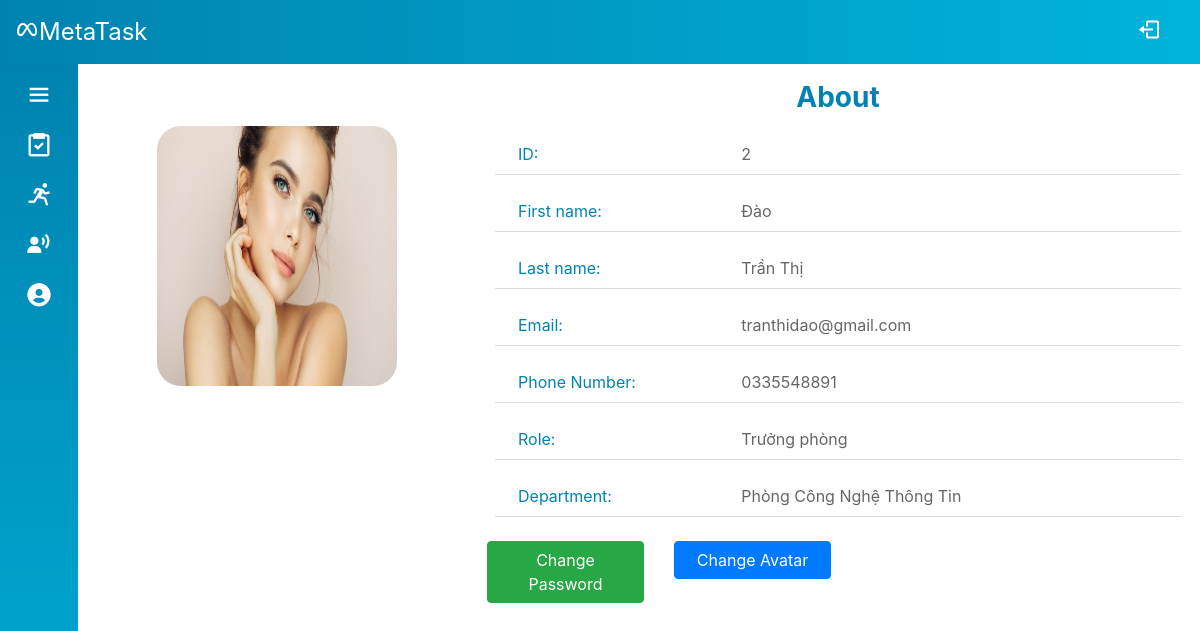
The app's page /Source/mvc/index.php?controller=user&action=viewProfile (signed in) with its own data.
### tables this page shows
CREATE TABLE `account_info` (
  `id` int(6) UNSIGNED NOT NULL,
  `firstname` varchar(30) NOT NULL,
  `lastname` varchar(30) NOT NULL,
  `email` varchar(50) DEFAULT NULL,
  `phone` varchar(30) DEFAULT NULL,
  `avatar` varchar(200) DEFAULT NULL,
  `department` int(6) UNSIGNED NOT NULL
);

CREATE TABLE `account` (
  `id` int(6) UNSIGNED NOT NULL,
  `username` varchar(30) NOT NULL,
  `password` varchar(100) NOT NULL,
  `role` int(6) UNSIGNED DEFAULT 1,
  `activated` tinyint(4) DEFAULT 0,
  `token` varchar(50) DEFAULT NULL
);

CREATE TABLE `role` (
  `id` int(6) UNSIGNED NOT NULL,
  `description` varchar(30) NOT NULL
);

CREATE TABLE `department` (
  `id` int(6) UNSIGNED NOT NULL,
  `name` varchar(30) NOT NULL
);

### Source/mvc/controllers/base_controller.php (called while the page is built, shortened)
<?php
    class BaseController {
        protected $name;
        public function render($view, $data = array()) {
            extract($data);
            require_once('views/' .$this->name . '/' . $view . '.php');
            require_once('views/layout/template.php');
        }
    }
?>

### Source/mvc/controllers/user_controller.php (called while the page is built, shortened)
<?php
require_once('models/User.php');
require_once('base_controller.php');
class UserController extends BaseController
{
    public function viewProfile()
    {
        $user = User::get($_SESSION['id']);
        $this->render('viewProfile', array('user' => $user));
    }
}

### Source/mvc/route.php (called while the page is built, shortened)
<?php
$obj = new $className();
$obj->$action();

### Source/mvc/index.php (called while the page is built, shortened)
<?php
require_once('route.php');

### Source/mvc/models/User.php (called while the page is built, shortened)
<?php
class User
{
    public function __construct(
        $id,
        $firstname,
        $lastname,
        $email,
        $phone,
        $avatar,
        $department
    ) {
        $this->id = $id;
        $this->firstname = $firstname;
        $this->lastname = $lastname;
        $this->email = $email;
        $this->phone = $phone;
        $this->avatar = $avatar;
    }
    public static function get($id)
    {
        $sql = "select * from account_info where id = :id";
        $conn = DB::getConnection();
        $stm = $conn->prepare($sql);
        $stm->execute(array('id' => $id));
        if ($item = $stm->fetch()) {
            return new User($item['id'], $item['firstname'], $item['lastname'], $item['email'], $item['phone'], $item['avatar'], $item['department']);
        }
        return null;
    }
    public static function getDepartmentName($id)
    {
        $sql = "select name from department where id = :id";
        $conn = DB::getConnection();
        $stm = $conn->prepare($sql);
        $stm->execute(array('id' => $id));
        if ($item = $stm->fetch()) {
            return $item['name'];
        }
        return null;
    }
    public static function getRole($id)
    {
        $sql = "select role from account where id = :id";
        $conn = DB::getConnection();
        $stm = $conn->prepare($sql);
        $stm->execute(array('id' => $id));
        if ($item = $stm->fetch()) {
            return $item['role'];
        }
        return null;
    }
    public static function getRoleName($roleID)
    {
        $sql = "select description from role where id = :roleID";
        $conn = DB::getConnection();
        $stm = $conn->prepare($sql);
        $stm->execute(array('roleID' => $roleID));
        if ($item = $stm->fetch()) {
            return $item['description'];
        }
        return null;
    }
}

### Source/mvc/views/user/viewProfile.php (the view, shortened to what this page needs)
<div class="container-fluid">
    <div class="row">
        <div class="col-12 col-md-4 text-center">
            <div class="
                profile-img
                d-flex
                justify-content-center
                align-items-center
              ">
                <img src="<?= $user->avatar ?>" alt="Avatar image" />
            </div>
        </div>
        <div class="col-12 col-md-8">
            <div class="profile-info">
                <div class="info-header">About</div>
                <div class="info-body">
                    <ul class="info-list">
                        <li class="row">
                            <div class="col-12 col-md-4 info-label">ID:</div>
                            <div class="col-12 col-md-8 info-content">
                                <?= $user->id ?>
                            </div>
                        </li>
                        <li class="row">
                            <div class="col-12 col-md-4 info-label">First name:</div>
                            <div class="col-12 col-md-8 info-content">
                                <?= $user->firstname ?>
                            </div>
                        </li>
                        <li class="row">
                            <div class="col-12 col-md-4 info-label">Last name:</div>
                            <div class="col-12 col-md-8 info-content">
                                <?= $user->lastname ?>
                            </div>
                        </li>
                        <li class="row">
                            <div class="col-12 col-md-4 info-label">Email:</div>
                            <div class="col-12 col-md-8 info-content">
                                <?= $user->email ?>
                            </div>
                        </li>
                        <li class="row">
                            <div class="col-12 col-md-4 info-label">Phone Number:</div>
                            <div class="col-12 col-md-8 info-content">
                                <?= $user->phone ?>
                            </div>
                        </li>
                        <li class="row">
                            <div class="col-12 col-md-4 info-label">Role:</div>
                            <div class="col-12 col-md-8 info-content">
                                <?= USER::getRoleName(USER::getRole($user->id)) ?>
                            </div>
                        </li>
                        <li class="row">
                            <div class="col-12 col-md-4 info-label">Department:</div>
                            <div class="col-12 col-md-8 info-content">
                                <?= USER::getDepartmentName($user->department) ?>
                            </div>
                        </li>
                        <?php
                        $html = ob_get_clean();
                        if (User::getRole($user->id) != 3) {
                            echo $html;
                        }
                        ?>
                        <div class="row">
                            <div class="col-12 col-md-3">
                                <button class="btn btn-success m-2 w-100" data-toggle="modal" data-target="#changePass-modal">
                                    Change Password
                                </button>
                            </div>
                            <div class="col-12 col-md-3">
                                <button class="btn btn-primary m-2 w-100" data-toggle="modal" data-target="#upload-modal">
                                    Change Avatar
                                </button>
                            </div>
                        </div>
                    </ul>
                </div>
            </div>
        </div>
    </div>
</div>

### Source/mvc/style.css (style rules this page uses)
* { padding: 0; margin: 0; box-sizing: border-box; list-style-type: none; }
body { position: relative; min-height: 100vh; width: 100%; }
.profile-info, .profile-img { height: 360px; }
.profile-img img { max-width: 240px; height: 72%; border-radius: 24px; }
.modal .modal-header .modal-title, .profile-info .info-header { text-align: center; font-size: 28px; font-weight: 700; color: #0083b0; }
.profile-info .info-list li { margin: 16px; padding: 8px; border-bottom: 1px solid #ddd; }
.profile-info .info-list .info-label { color: #0083b0; }
.profile-info .info-list .info-content { color: #666; }

### records on screen
account_info: avatar (picture), id "2", firstname "Đào", lastname "Trần Thị", email "tranthidao@gmail.com", phone "0335548891", id.description "Trưởng phòng", department.name "Phòng Công Nghệ Thông Tin"
